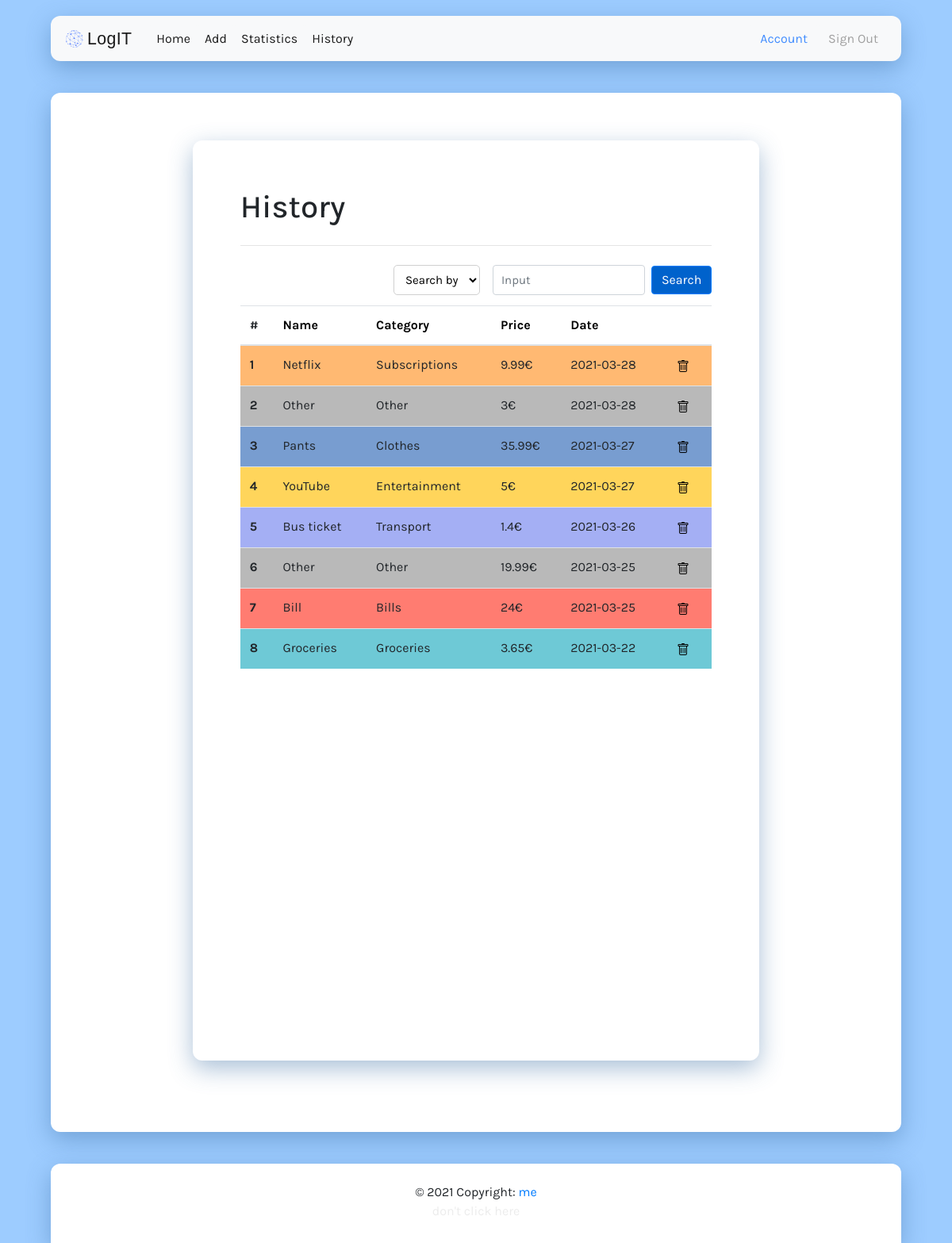
Screenshot of /history (signed in) with the database file from the repository.
### tables this page shows
CREATE TABLE 'expenses' ('id' integer PRIMARY KEY AUTOINCREMENT NOT NULL, 'user_id' integer, 'type_id' integer,'Name' text,'Price' integer,'Date' date, 'color' text,'Type' text);

### application.py (the view, shortened to what this page needs)
@app.route("/history", methods=["GET", "POST"])
@login_required
def history():
    global order_num
    deep_search = False
    search_name = None
    search_type = None
    delete = None
    row_count = None
    today = date.today()
    sort_type = request.args.get('type')
    order = ["", "DESC", "ASC"]
    types = db.execute("SELECT * FROM types")
    if delete:
        db.execute(f"DELETE FROM expenses WHERE id={delete}")
        delete = None
        return redirect("/history")
    if deep_search and search_name and search_type != 'Price' and search_type != None:
        rows = db.execute(f"SELECT * FROM expenses WHERE {search_type} LIKE '%{search_name}%' AND user_id = ?", session["user_id"])
    elif deep_search and search_name and search_type != None:
        rows = db.execute(f"SELECT * FROM expenses WHERE {search_type} = '{search_name}' AND user_id = ?", session["user_id"])
    elif sort_type:
        rows = db.execute(f"SELECT * FROM expenses WHERE user_id = ? ORDER BY {sort_type} {order[order_num]}", session["user_id"])
        order_num *= -1
    else:
        rows = db.execute(f"SELECT * FROM expenses WHERE user_id = ? ORDER BY Date DESC", session["user_id"])
        order_num *= -1
    row_count = len(rows) * 20 + 1000
    row_count_mobile = len(rows) * 50 + 900
    if search_type == 'Type':
        search_type = 'Category'
    return render_template("history.html", rows=rows, types=types, search_type=search_type, row_count=row_count, row_count_mobile=row_count_mobile, today=today, currency=get_user_currency(), delete=delete)

### application.py (called while the page is built)
@app.after_request
def after_request(response):
    response.headers["Cache-Control"] = "no-cache, no-store, must-revalidate"
    response.headers["Expires"] = 0
    response.headers["Pragma"] = "no-cache"
    return response

@app.before_request
def make_session_permanent():
    session.permanent = True

def get_user_currency():
    return db.execute("SELECT * FROM users WHERE id = ?", session["user_id"])[0]["currency"]

### helpers.py (called while the page is built)
def login_required(f):
    @wraps(f)
    def decorated_function(*args, **kwargs):
        if session.get("user_id") is None:
            return redirect("/login")
        return f(*args, **kwargs)
    return decorated_function

### templates/history.html (shortened to what this page needs)
{% extends "layout.html" %}
{% block main %}
<div class="container-fluid history-container">
    <div class="row justify-content-center">
        <div class="col-12 col-lg-10 col-xl-8 mx-auto container-fluid history-box">
            <h1 class="mb-4 page-title">History</h1>
            <hr class="my-4" />
            <form class="form-inline float-sm-right" method="post">
                  <div class="mx-sm-2 input-group mb-2">
                        <select class="form-select dropdown" aria-label="Default select example" name="type" required onchange="this.form.submit()">
                            {% if search_type %}
                                <option selected class="search_type">{{ search_type }}</option>
                                <option disabled class="search_type">Search by</option>
                            {% else %}
                                <option selected disabled class="search_type">Search by</option>
                            {% endif %}
                        </select>
                  </div>
                  <div class="mx-sm-2 input-group mb-2">
                        {% if search_type == 'Name' %}
                            <input type="input" name="input" class="form-control" id="input" placeholder="{{ search_type }}" autocomplete="off">
                        {% elif search_type == 'Price' %}
                            <input type="input" name="input" class="form-control price-input" id="input" placeholder="{{ search_type }}" autocomplete="off">
                            <span class="input-group-text money-symbol">{{ currency }}</span>
                        {% elif search_type == 'Date' %}
                            <input type="date" id="date" name="input" max="{{ today }}" class="form-control" required>
                        {% else %}
                            <input type="input" name="input" class="form-control" id="input" placeholder="Input" autocomplete="off">
                        {% endif %}
                  </div>
                  <button type="submit" class="btn btn-primary mb-2 save-btn">Search</button>
            </form>
            <div class="table-container">
                <table class="table table-hover" id="history-table" style="overflow-x:scroll">
                    <thead>
                        <tr>
                            <th scope="col">#</th>
                            <th scope="col"><a href="{{url_for('history', type='Name')}}" style="color: black">Name</a></th>
                            <th scope="col"><a href="{{url_for('history', type='Type')}}" style="color: black">Category</a></th>
                            <th scope="col"><a href="{{url_for('history', type='Price')}}" style="color: black">Price</a></th>
                            <th scope="col"><a href="{{url_for('history', type='Date')}}" style="color: black">Date</a></th>
                            <th></th>
                        </tr>
                    </thead>
                    <tbody>
                        {% for row in rows %}
                            <tr style="background-color: {{ row.color }}">
                                <th scope="row">{{ loop.index }}</th>
                                <td>{{ row.Name }}</td>
                                <td>{{ row.Type }}</td>
                                {% if currency == '$' %}
                                    <td>{{ currency }}{{ row.Price }}</td>
                                {% else %}
                                    <td>{{ row.Price }}{{ currency }}</td>
                                {% endif %}
                                <td>{{ row.Date }}</td>
                                <td>
                                    <form action="/history?delete={{ row.id }}" method="post">
                                        <button class="delete-btn" name="delete" value="delete" type="sumbit">
                                        </button>
                                    </form>
                                </td>
                            </tr>
                        {% endfor %}
                     </tbody>
                </table>
            </div>
        </div>
    </div>
</div>
{% endblock %}

### static/styles/styles.css (style rules this page uses)
body { font-family: "Karla", sans-serif; background-color: #9dccff; min-height: 100vh; margin-left: 4rem; margin-right: 4rem; }
.btn { padding-top: 5px; padding-bottom: 5px; }
.container-fluid { height: 900px; background-color: white; border-radius: 12px; box-shadow: 0 10px 30px 0 rgba(57, 108, 163, 0.43); margin-bottom: 2.5rem; }
.save-btn { background-color: #0062cc; }
.save-btn { margin-bottom: 10px; }
.form-control { font-size: 15px; padding: 18px 10px; }
.dropdown { width: 100%; font-size: 15px; padding: 8px 10px; border-radius: 5px; border-color: #d0d0d0; }
.delete-btn { background: transparent; border: 0; }
.dropdown { background-color: white; }
.form-inline { margin-bottom: 5px; }
.history-box { overflow-y: auto; }

### rows the page displays
expenses: Name "Netflix", Type "Subscriptions", Price "9.99", currency "€", Date "2021-03-28"
expenses: Name "Other", Type "Other", Price "3", currency "€", Date "2021-03-28"
expenses: Name "Pants", Type "Clothes", Price "35.99", currency "€", Date "2021-03-27"
expenses: Name "YouTube", Type "Entertainment", Price "5", currency "€", Date "2021-03-27"
expenses: Name "Bus ticket", Type "Transport", Price "1.4", currency "€", Date "2021-03-26"
expenses: Name "Other", Type "Other", Price "19.99", currency "€", Date "2021-03-25"
expenses: Name "Bill", Type "Bills", Price "24", currency "€", Date "2021-03-25"
expenses: Name "Groceries", Type "Groceries", Price "3.65", currency "€", Date "2021-03-22"
